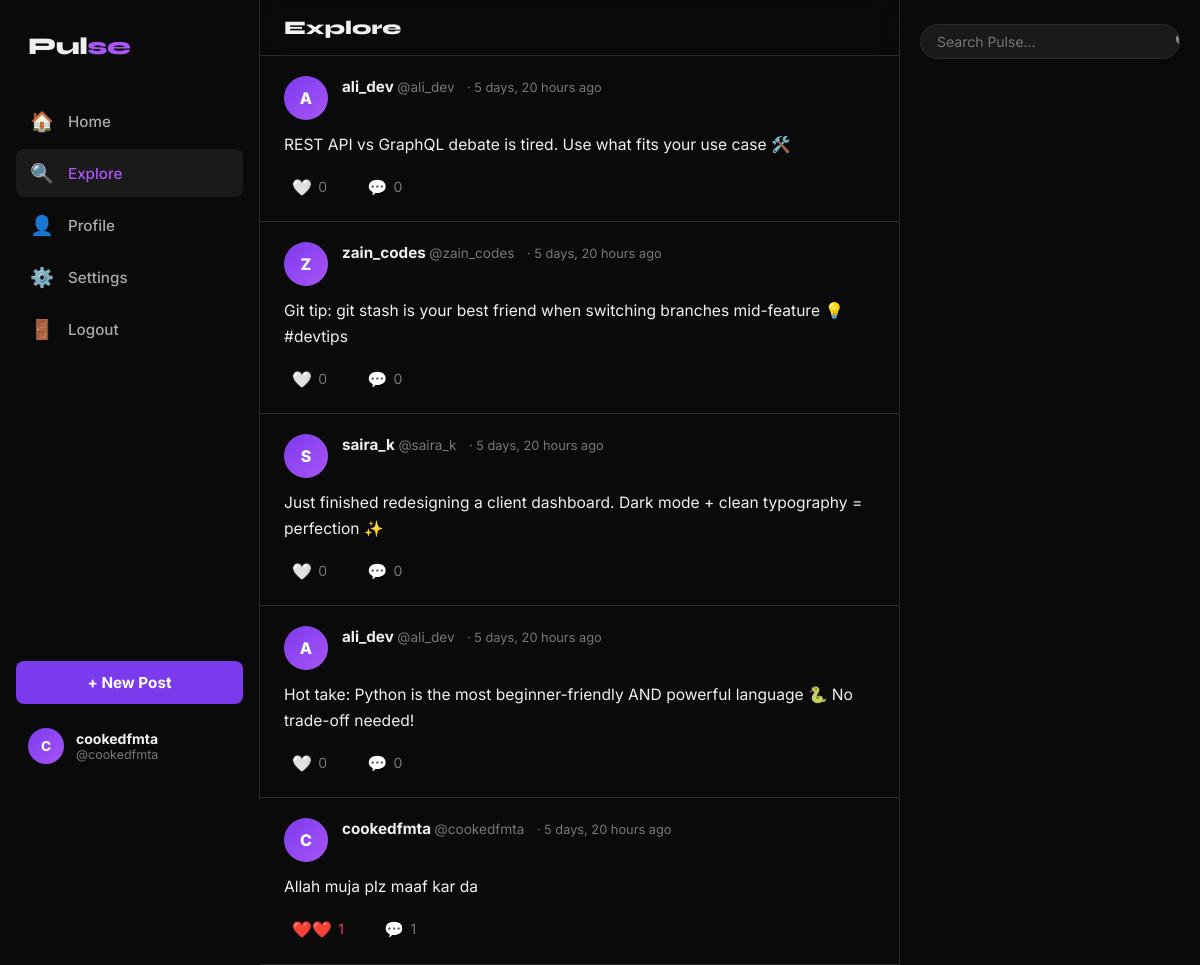
Screenshot of /explore/ (signed in) with the database file from the repository.
### social/models.py (models this page shows, shortened)
class Post(models.Model):
    author = models.ForeignKey(User, on_delete=models.CASCADE, related_name='posts')
    content = models.TextField(max_length=500)
    image_url = models.URLField(blank=True)
    created_at = models.DateTimeField(auto_now_add=True)
    updated_at = models.DateTimeField(auto_now=True)
    class Meta:
        ordering = ['-created_at']
    def likes_count(self):
        return self.likes.count()
    def time_ago(self):
        return timesince(self.created_at) + ' ago'

### social/views.py (the view)
# urls.py: path('explore/', views.explore, name='explore'),
def explore(request):
    posts = Post.objects.all().select_related('author', 'author__profile').prefetch_related('likes', 'comments')
    liked_ids = []
    if request.user.is_authenticated:
        liked_ids = Like.objects.filter(user=request.user).values_list('post_id', flat=True)
    return render(request, 'social/explore.html', {'posts': posts, 'liked_ids': list(liked_ids)})

### templates/social/explore.html (shortened to what this page needs)
{% extends 'social/base.html' %}
{% block nav_explore %}active{% endblock %}
{% block content %}
<div class="feed-header"><h1>Explore</h1></div>
{% if posts %}
  {% for post in posts %}
  <div class="post-card" id="post-{{ post.id }}">
    <div class="post-header">
      <a href="/profile/{{ post.author.username }}/">
        <div class="avatar">
          {% if post.author.profile.avatar_url %}<img src="{{ post.author.profile.avatar_url }}" alt="">
          {% else %}{{ post.author.username.0|upper }}{% endif %}
        </div>
      </a>
      <div class="post-meta">
        <a href="/profile/{{ post.author.username }}/" class="post-author">
          {% if post.author.get_full_name %}{{ post.author.get_full_name }}{% else %}{{ post.author.username }}{% endif %}
        </a>
        <span class="post-username">@{{ post.author.username }}</span>
        <span class="post-time">· {{ post.time_ago }}</span>
      </div>
    </div>
    <a href="/post/{{ post.id }}/">
      <div class="post-content">{{ post.content }}</div>
    </a>
    <div class="post-actions">
      <button class="action-btn like-btn {% if post.id in liked_ids %}liked{% endif %}"
        onclick="{% if user.is_authenticated %}toggleLike({{ post.id }}, this){% else %}window.location='/login/'{% endif %}">
        <span class="icon">{% if post.id in liked_ids %}❤️{% else %}🤍{% endif %}</span>
        <span class="like-count">{{ post.likes_count }}</span>
      </button>
      <a href="/post/{{ post.id }}/" class="action-btn">
        <span class="icon">💬</span><span>{{ post.comments.count }}</span>
      </a>
    </div>
  </div>
  {% endfor %}
{% else %}
  <div class="empty-state">
    <div class="empty-icon">🌍</div>
    <h2>Nothing here yet</h2>
    <p>Be the first to post something!</p>
  </div>
{% endif %}
{% endblock %}
{% block right_sidebar %}
<aside class="sidebar-right">
  <form class="search-box" action="/search/" method="GET">
    <input type="text" name="q" placeholder="Search Pulse...">
    <button type="submit">🔍</button>
  </form>
</aside>
{% endblock %}

### templates/social/base.html (shortened to what this page needs)
<!DOCTYPE html>
<html lang="en">
<head>
  {% load static %}
  <link rel="stylesheet" href="{% static 'css/style.css' %}">
</head>
<body>
{% if user.is_authenticated %}
<div class="app-layout">
  <aside class="sidebar-left">
    <div class="logo">Pul<span>se</span></div>
    <a href="/" class="nav-item {% block nav_feed %}{% endblock %}">
      <span class="icon">🏠</span><span>Home</span>
    </a>
    <a href="/explore/" class="nav-item {% block nav_explore %}{% endblock %}">
      <span class="icon">🔍</span><span>Explore</span>
    </a>
    <a href="/profile/{{ user.username }}/" class="nav-item {% block nav_profile %}{% endblock %}">
      <span class="icon">👤</span><span>Profile</span>
    </a>
    <a href="/settings/profile/" class="nav-item">
      <span class="icon">⚙️</span><span>Settings</span>
    </a>
    <a href="/logout/" class="nav-item">
      <span class="icon">🚪</span><span>Logout</span>
    </a>
    <button class="nav-post-btn" onclick="openCompose()">+ New Post</button>
    <a href="/profile/{{ user.username }}/" class="sidebar-user">
      <div class="avatar avatar-sm">
        {% if user.profile.avatar_url %}
          <img src="{{ user.profile.avatar_url }}" alt="">
        {% else %}
          {{ user.username.0|upper }}
        {% endif %}
      </div>
      <div class="sidebar-user-info">
        <div style="font-weight:700;font-size:.875rem">{{ user.username }}</div>
        <div style="font-size:.78rem;color:var(--text-muted)">@{{ user.username }}</div>
      </div>
    </a>
  </aside>
  <main class="main-feed">
    {% block content %}{% endblock %}
  </main>
  {% block right_sidebar %}{% endblock %}
</div>
{% else %}
  {% block auth_content %}{% endblock %}
{% endif %}
{% load static %}
</body>
</html>

### static/css/style.css (style rules this page uses)
:root { --bg: #0a0a0a; --surface: #111111; --surface2: #1a1a1a; --surface3: #222222; --border: #2a2a2a; --accent: #7c3aed; --accent2: #a855f7; --accent-glow: rgba(124,58,237,0.3); --text: #f0f0f0; --text-muted: #777; --text-dim: #aaa; --like: #f43f5e; --like-bg: rgba(244,63,94,0.12); --success: #10b981; --radius: 14px; --radius-sm: 8px; --radius-xs: 6px; }
*, *::before, *::after { box-sizing: border-box; margin: 0; padding: 0; }
body { font-family: 'Inter', sans-serif; background: var(--bg); color: var(--text); min-height: 100vh; }
a { color: inherit; text-decoration: none; }
.app-layout { display: grid; grid-template-columns: 260px 1fr 300px; min-height: 100vh; max-width: 1200px; margin: 0 auto; gap: 0; }
.sidebar-left { position: sticky; top: 0; height: 100vh; padding: 1.5rem 1rem; border-right: 1px solid var(--border); display: flex; flex-direction: column; gap: 0.25rem; }
.logo { font-family: 'Syne', sans-serif; font-size: 1.5rem; font-weight: 800; padding: 0.5rem 0.75rem; margin-bottom: 1.5rem; letter-spacing: -0.5px; }
.logo span { color: var(--accent2); }
.nav-item { display: flex; align-items: center; gap: 0.875rem; padding: 0.75rem 0.875rem; border-radius: var(--radius-sm); font-size: 0.95rem; font-weight: 500; color: var(--text-dim); transition: all 0.15s; cursor: pointer; }
.nav-item:hover, .nav-item.active { background: var(--surface2); color: var(--text); }
.nav-item.active { color: var(--accent2); }
.nav-item .icon { font-size: 1.2rem; width: 1.5rem; text-align: center; }
.nav-post-btn { margin-top: auto; background: var(--accent); color: #fff; border: none; border-radius: var(--radius-sm); padding: 0.75rem; font-weight: 700; font-size: 0.95rem; cursor: pointer; font-family: inherit; width: 100%; transition: background 0.15s; }
.sidebar-user { display: flex; align-items: center; gap: 0.75rem; padding: 0.75rem; border-radius: var(--radius-sm); margin-top: 0.5rem; transition: background 0.15s; cursor: pointer; }
.main-feed { border-right: 1px solid var(--border); min-height: 100vh; }
.feed-header { position: sticky; top: 0; background: rgba(10,10,10,0.9); backdrop-filter: blur(12px); border-bottom: 1px solid var(--border); padding: 1rem 1.5rem; z-index: 10; }
.feed-header h1 { font-family: 'Syne', sans-serif; font-size: 1.2rem; font-weight: 800; }
.avatar { width: 44px; height: 44px; border-radius: 50%; background: linear-gradient(135deg, var(--accent), var(--accent2)); display: flex; align-items: center; justify-content: center; font-weight: 800; font-size: 1rem; color: #fff; flex-shrink: 0; overflow: hidden; }
.avatar-sm { width: 36px; height: 36px; font-size: 0.85rem; }
.post-card { border-bottom: 1px solid var(--border); padding: 1.25rem 1.5rem; transition: background 0.15s; }
.post-header { display: flex; align-items: flex-start; gap: 0.875rem; margin-bottom: 0.75rem; }
.post-meta { flex: 1; }
.post-author { font-weight: 700; font-size: 0.95rem; }
.post-username { font-size: 0.85rem; color: var(--text-muted); }
.post-time { font-size: 0.8rem; color: var(--text-muted); margin-left: 0.5rem; }
.post-content { font-size: 0.975rem; line-height: 1.65; margin-bottom: 0.875rem; white-space: pre-wrap; word-break: break-word; }
.post-actions { display: flex; gap: 1.5rem; }
.action-btn { display: flex; align-items: center; gap: 0.4rem; background: none; border: none; color: var(--text-muted); font-size: 0.875rem; cursor: pointer; padding: 0.3rem 0.5rem; border-radius: var(--radius-xs); font-family: inherit; transition: all 0.15s; }
.action-btn .icon { font-size: 1rem; }
.action-btn.like-btn.liked { color: var(--like); }
.action-btn.like-btn.liked .icon::before { content: '❤️'; }
.sidebar-right { padding: 1.5rem 1.25rem; position: sticky; top: 0; height: 100vh; overflow-y: auto; }
.search-box { display: flex; background: var(--surface2); border: 1px solid var(--border); border-radius: 20px; overflow: hidden; margin-bottom: 1rem; }
.search-box input { flex: 1; background: none; border: none; outline: none; color: var(--text); padding: 0.5rem 1rem; font-family: inherit; font-size: 0.875rem; }
.search-box input::placeholder { color: var(--text-muted); }
.search-box button { background: none; border: none; color: var(--text-muted); padding: 0.5rem 0.75rem; cursor: pointer; }

### rows the page displays
Post: author.username.0 "A", author.username "ali_dev", time_ago "5 days, 20 hours ago", content "REST API vs GraphQL debate is tired. Use what fits your use case 🛠️", likes_count "0", comments.count "0"
Post: author.username.0 "Z", author.username "zain_codes", time_ago "5 days, 20 hours ago", content "Git tip: git stash is your best friend when switching branches mid-feature 💡 #devtips", likes_count "0", comments.count "0"
Post: author.username.0 "S", author.username "saira_k", time_ago "5 days, 20 hours ago", content "Just finished redesigning a client dashboard. Dark mode + clean typography = perfection ✨", likes_count "0", comments.count "0"
Post: author.username.0 "A", author.username "ali_dev", time_ago "5 days, 20 hours ago", content "Hot take: Python is the most beginner-friendly AND powerful language 🐍 No trade-off needed!", likes_count "0", comments.count "0"
Post: author.username.0 "C", author.username "cookedfmta", time_ago "5 days, 20 hours ago", content "Allah muja plz maaf kar da", likes_count "1", comments.count "1"

### other values shown
{{ user.username.0|upper }} "C"
{{ user.username }} "cookedfmta"
